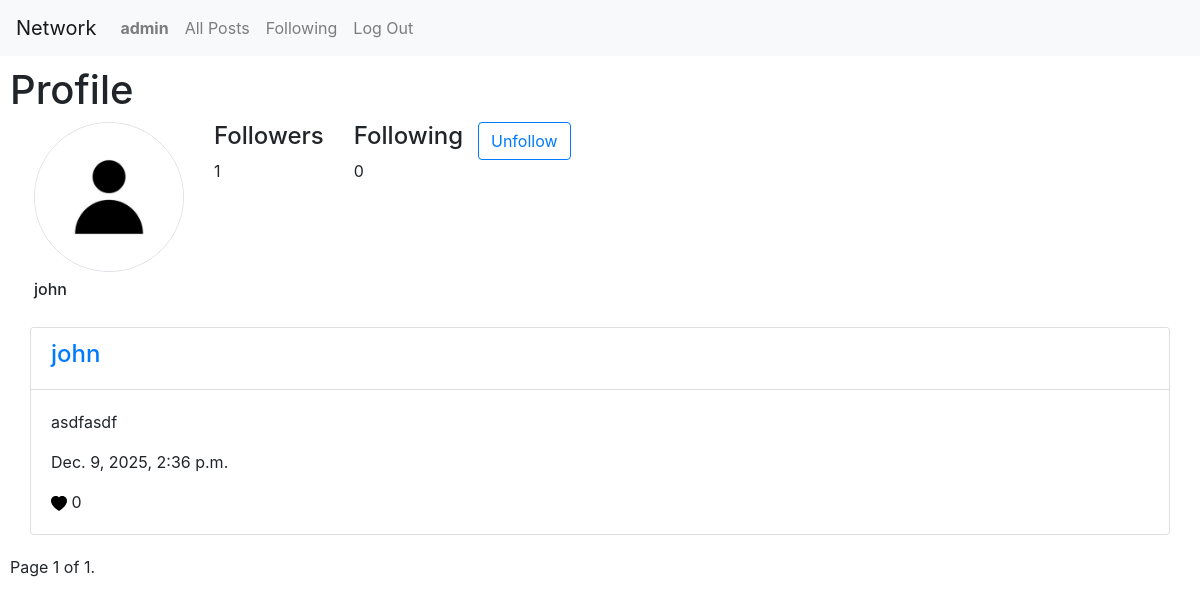
The page /profile/john (signed in) on the database as committed earlier.
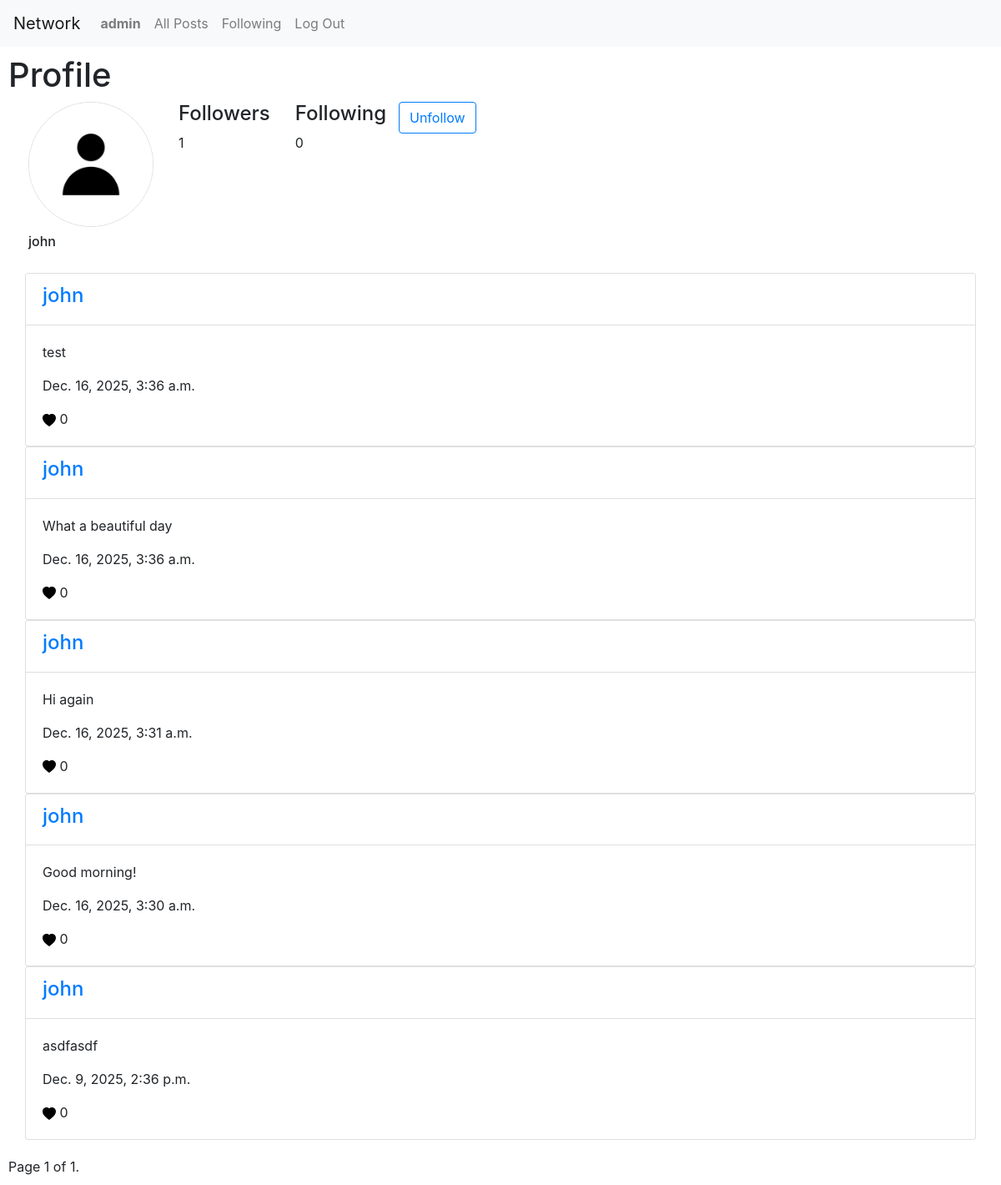
The same page on the database as committed later.
### network/models.py (models this page shows)
class User(AbstractUser):
    pf_img = models.URLField(null=True, blank=True)

class Post(models.Model):
    user = models.ForeignKey(User, on_delete=models.CASCADE, related_name="posts")
    content = models.TextField()
    timestamp = models.DateTimeField(auto_now_add=True)

### network/views.py (the view)
# urls.py: path("profile/<str:username>", views.profile, name="profile"),
@login_required
def profile(request, username):
    user = User.objects.get(username=username)
    liked_posts = Like.objects.filter(user=request.user)
    posts = user.posts.prefetch_related(
        Prefetch("likes", queryset=liked_posts, to_attr="is_liked")
    )[::-1]
    paginator = Paginator(posts, 10)
    page_number = request.GET.get("page")
    page_obj = paginator.get_page(page_number)
    followed = request.user.following.filter(following=user).exists()
    return render(
        request,
        "network/index.html",
        {"posts": page_obj, "user_profile": user, "followed": followed},
    )

### network/templates/network/index.html (shortened to what this page needs)
{% extends "network/layout.html" %}
{% load static %}
{% block body %}
<div style="padding: 10px;">
    {% if user.is_authenticated %}
    {% if user_profile %}
    <div id="profile-view" data-user_profile="{{user_profile.id}}">
        <h1>Profile</h1>
        <div class="row align-items-start px-4 gy-3">
            <div class="col-auto text-start">
                <img src="{% static 'network/default-profile-account.jpg' %}" class="img-fluid rounded-circle border"
                    style="width: 150px; height: 150px; object-fit: cover;">
                <h6 class="mt-2">{{ user_profile.username }}</h6>
            </div>
            <div class="col-auto text-start">
                <h4>Followers</h4>
                <p id="follower_count" class="mb-0">{{ user_profile.followers.count }}</p>
            </div>
            <div class="col-auto text-start">
                <h4>Following</h4>
                <p id="following_count" class="mb-0">{{ user_profile.following.count }}</p>
            </div>
            {% if not user_profile == request.user %}
            <button type="button"
                class="btn {% if not followed %} btn-primary {% else %} btn-outline-primary {% endif %} follow-btn">
                {% if followed %}
                Unfollow
                {% else %}
                Follow
                {% endif %}
            </button>
            {% endif %}
        </div>
    </div>
    {% elif request.resolver_match.url_name == 'follow' %}
    <div id="following-view">
        <h1>Following</h1>
    </div>
    {% endif %}
    <div class="column" style="padding: 20px; gap: 20px; display: flex; flex-direction: column;">
        <div id="all_post">
            {% for post in posts %}
            <div class="card" data-post_id="{{post.id}}">
                <div class="card-header" style="background-color: white;">
                    <a href="{% url 'profile' post.user %}">
                        <h4>{{post.user}}</h4>
                    </a>
                </div>
                <div class="card-body" data-content="{{post.content}}">
                    <p class="card-text content">{{post.content}}</p>
                    <p class="card-text timestamp">{{post.timestamp}}</p>
                    <svg xmlns="http://www.w3.org/2000/svg" width="16" height="16" fill="currentColor"
                        viewBox="0 0 16 16">
                        <path {% if post.is_liked %} class="unlike" {% else %} class="like" {% endif %}
                            fill-rule="evenodd"
                            d="M8 1.314C12.438-3.248 23.534 4.735 8 15-7.534 4.736 3.562-3.248 8 1.314" />
                    </svg>
                    <p class="like_count" style="display: inline;">{{post.likes.count}}</p>
                </div>
            </div>
            {% empty %}
            <p>No Posts Found.</p>
            {% endfor %}
        </div>
    </div>
    <div class="pagination">
        <span class="step-links">
            <span class="current">
                Page {{ posts.number }} of {{ posts.paginator.num_pages }}.
            </span>
        </span>
    </div>
    {% else %}
    Please <a href="{% url 'login' %}">Login</a> first.
    {% endif %}
</div>
{% endblock %}

### network/templates/network/layout.html (shortened to what this page needs)
{% load static %}
<!DOCTYPE html>
<html lang="en">
    <head>
        <link rel="stylesheet" href="https://stackpath.bootstrapcdn.com/bootstrap/4.4.1/css/bootstrap.min.css">
        <link href="{% static 'network/styles.css' %}" rel="stylesheet">
    </head>
    <body>
        <nav class="navbar navbar-expand-lg navbar-light bg-light">
            <a class="navbar-brand" href="{% url 'index' %}">Network</a>
            <div>
              <ul class="navbar-nav mr-auto">
                {% if user.is_authenticated %}
                    <li class="nav-item" id="nav-profile">
                        <a class="nav-link" href="{% url 'profile' user.username %}"><strong>{{ user.username }}</strong></a>
                    </li>
                {% endif %}
                <li class="nav-item" id="nav-index">
                  <a class="nav-link" href="{% url 'index' %}">All Posts</a>
                </li>
                {% if user.is_authenticated %}
                    <li class="nav-item" id="nav-following">
                        <a class="nav-link" href="{% url 'follow' %}">Following</a>
                    </li>
                    <li class="nav-item">
                        <a class="nav-link" href="{% url 'logout' %}">Log Out</a>
                    </li>
                {% endif %}
              </ul>
            </div>
          </nav>
        <div class="body">
            {% block body %}
            {% endblock %}
        </div>
    </body>
</html>

Rows that differ between the two databases and show on the page:
added Post: user "john", content "test", timestamp "Dec. 16, 2025, 3:36 a.m.", likes.count "0"
added Post: user "john", content "What a beautiful day", timestamp "Dec. 16, 2025, 3:36 a.m.", likes.count "0"
added Post: user "john", content "Hi again", timestamp "Dec. 16, 2025, 3:31 a.m.", likes.count "0"
added Post: user "john", content "Good morning!", timestamp "Dec. 16, 2025, 3:30 a.m.", likes.count "0"
